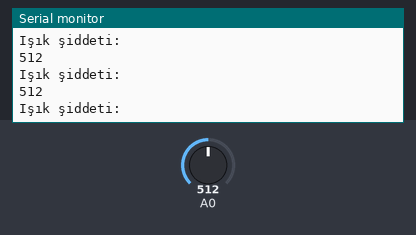
A sketch run on a simulated Arduino Uno, built with avr-gcc and run on an emulated ATmega328P. On the bench: the last lines printed to the serial monitor. Inputs (shaded band) come from the test bench; at power-on: A0 = 512.

Above: at 1.2 s.
1.3 s: A0 set to 107
At 1.8 s:
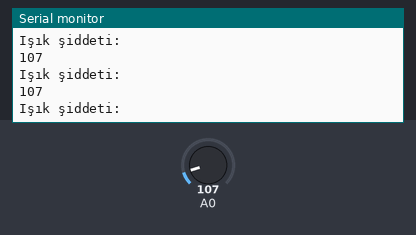
2.8 s: A0 set to 95
At 3.3 s:
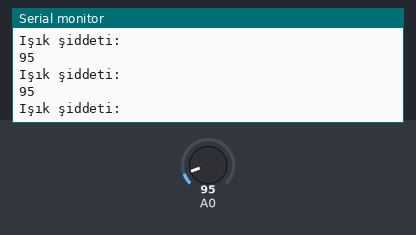
Timing chart, 0 to 5.8 s (numbered marks = the images above; inputs shaded):
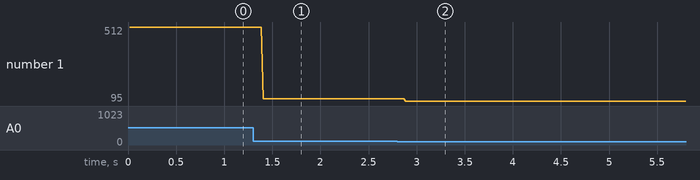

The sketch:

ldr_sensor.ino
```cpp
void setup() {
  // put your setup code here, to run once:
  Serial.begin(9600);

}

void loop() {
  // put your main code here, to run repeatedly:
  int LDRDeger=analogRead(A0);
  Serial.println("Işık şiddeti:");
  Serial.println(LDRDeger);
}
```

Measured:
- after the input at 1.3 s, the serial monitor: prints a new line after 0.11 s (image 1)
- after the input at 2.8 s, the serial monitor: prints a new line after 0.09 s (image 2)
- plotted number 1: 512 → 107 after the input at 1.3 s, 107 → 95 after the input at 2.8 s
